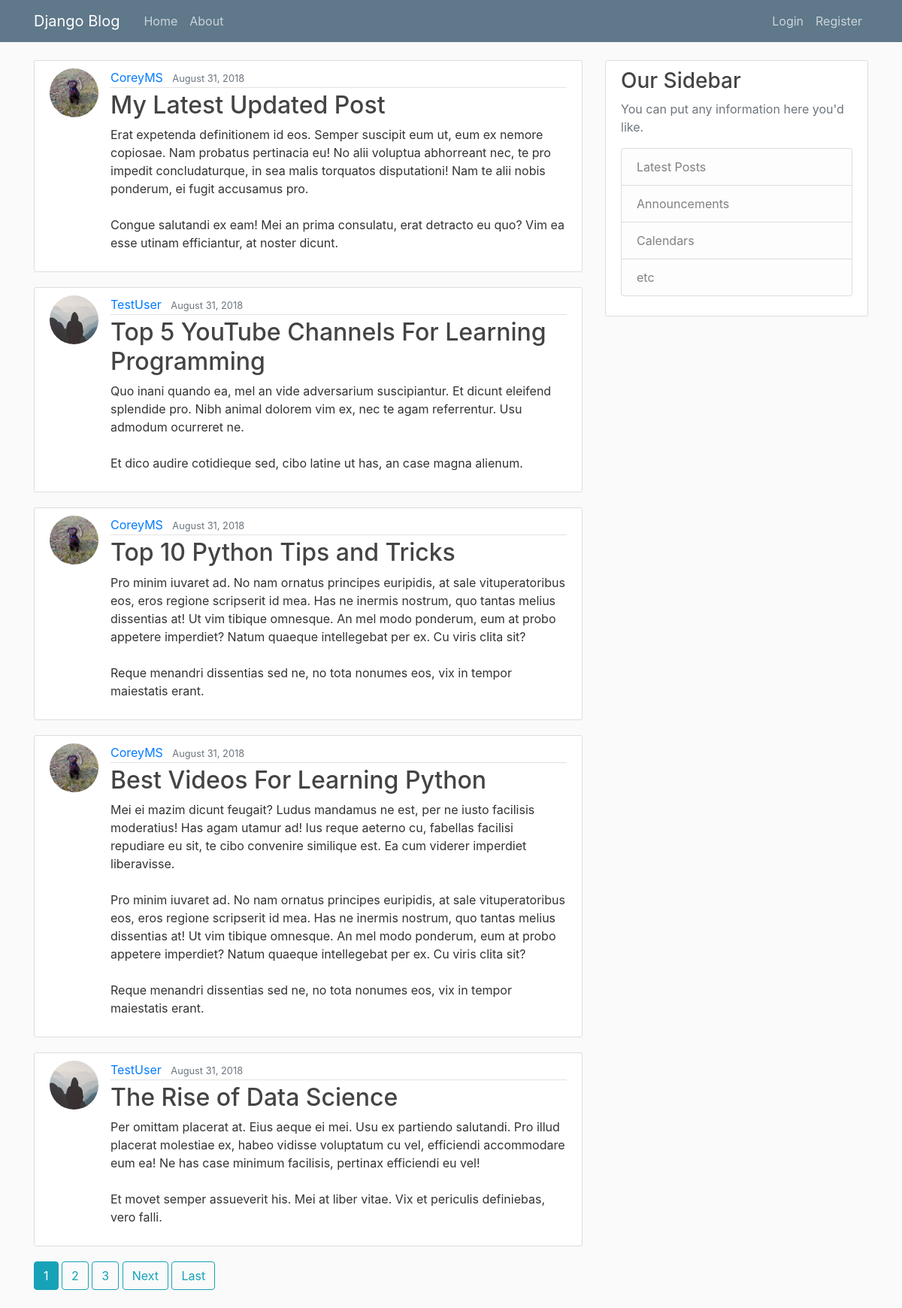
The app's page /, older data.
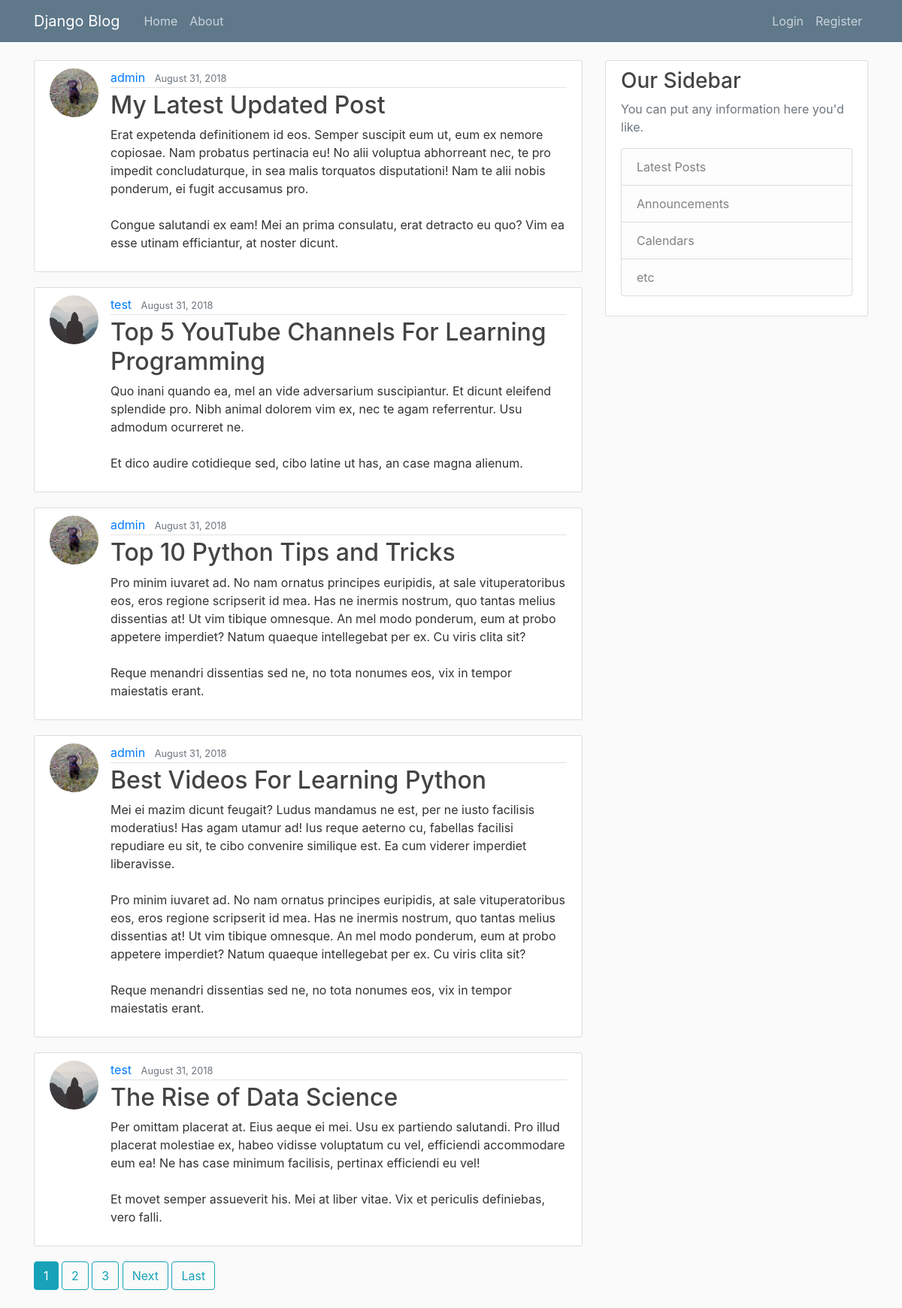
The same page, newer data.
### blog/models.py (models this page shows, shortened)
class Post(models.Model):
    title = models.CharField(max_length=100)
    content = models.TextField()
    date_posted = models.DateTimeField(default=timezone.now)
    author = models.ForeignKey(User, on_delete=models.CASCADE)

### users/models.py (models this page shows, shortened)
class Profile(models.Model):
    user = models.OneToOneField(User, on_delete=models.CASCADE)
    image = models.ImageField(default='default.jpg', upload_to='profile_pics')

### blog/views.py (the view)
# urls.py: path('', PostListView.as_view(), name='blog-home'),
class PostListView(ListView):
    model = Post
    template_name = 'blog/home.html'  # <app>/<model>_<viewtype>.html
    context_object_name = 'posts'
    ordering = ['-date_posted']
    paginate_by = 5

### blog/templates/blog/home.html (shortened to what this page needs)
{% extends "blog/base.html" %}
{% block content %}
    {% for post in posts %}
        <article class="media content-section">
          <img class="rounded-circle article-img" src="{{ post.author.profile.image.url }}">
          <div class="media-body">
            <div class="article-metadata">
              <a class="mr-2" href="{% url 'user-posts' post.author.username %}">{{ post.author }}</a>
              <small class="text-muted">{{ post.date_posted|date:"F d, Y" }}</small>
            </div>
            <h2><a class="article-title" href="{% url 'post-detail' post.id %}">{{ post.title }}</a></h2>
            <p class="article-content">{{ post.content }}</p>
          </div>
        </article>
    {% endfor %}
    {% if is_paginated %}
      {% for num in page_obj.paginator.page_range %}
        {% if page_obj.number == num %}
          <a class="btn btn-info mb-4" href="?page={{ num }}">{{ num }}</a>
        {% elif num > page_obj.number|add:'-3' and num < page_obj.number|add:'3' %}
          <a class="btn btn-outline-info mb-4" href="?page={{ num }}">{{ num }}</a>
        {% endif %}
      {% endfor %}
      {% if page_obj.has_next %}
        <a class="btn btn-outline-info mb-4" href="?page={{ page_obj.next_page_number }}">Next</a>
        <a class="btn btn-outline-info mb-4" href="?page={{ page_obj.paginator.num_pages }}">Last</a>
      {% endif %}
    {% endif %}
{% endblock content %}

Row changes from the older to the newer data that the page shows:
changed through a linked row, Post "My Latest Updated Post": author "CoreyMS" → "admin"
changed through a linked row, Post "Top 5 YouTube Channels For Learning Programming": author "TestUser" → "test"
changed through a linked row, Post "Top 10 Python Tips and Tricks": author "CoreyMS" → "admin"
changed through a linked row, Post "Best Videos For Learning Python": author "CoreyMS" → "admin"
changed through a linked row, Post "The Rise of Data Science": author "TestUser" → "test"
